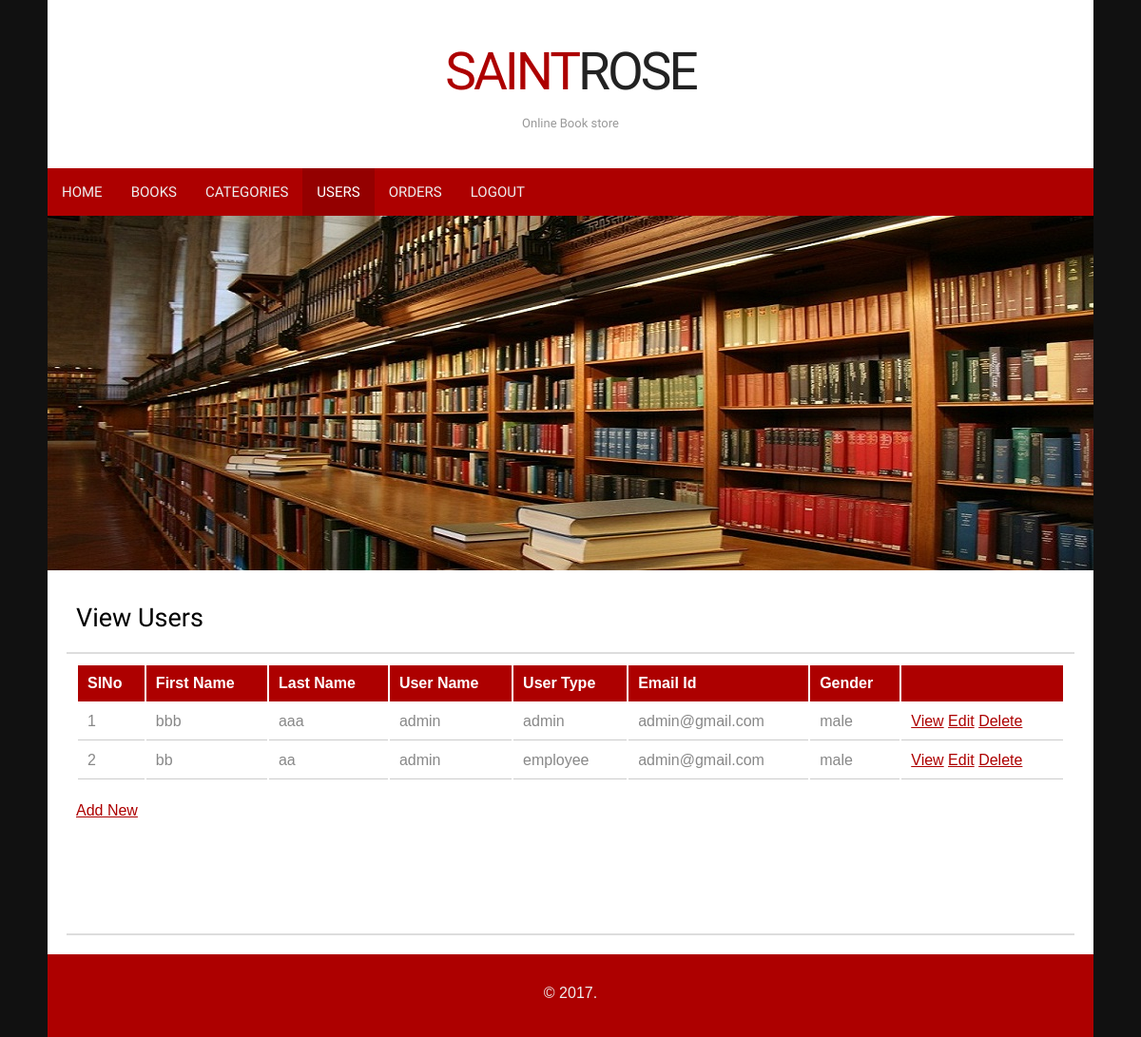
The page /view_users.php (signed in) on the database its author committed.
### tables this page shows
CREATE TABLE IF NOT EXISTS `users` (
  `id` int(10) NOT NULL AUTO_INCREMENT,
  `lastname` varchar(30) NOT NULL,
  `firstname` varchar(50) NOT NULL,
  `username` varchar(25) NOT NULL,
  `password` varchar(25) NOT NULL,
  `usertype` varchar(30) NOT NULL,
  `email` varchar(25) NOT NULL,
  `gender` varchar(6) NOT NULL,
  `address` varchar(50) NOT NULL,
  PRIMARY KEY (`id`)
);

### view_users.php (the view, shortened to what this page needs)
<!Doctype html>
<head>
<link rel="stylesheet" href="styles.css" type="text/css" />
</head>
<body>
<div id="container">
    <header>
    	<h1><a href="index.php">Saint<span>Rose</span></a></h1>
        <h2>Online Book store</h2>
    </header>
    <nav>
    	<ul>
        	<li><a href="admin_home.php">Home</a></li>
            <li><a href="view_books.php">Books</a></li>
            <li><a href="view_categories.php">Categories</a></li>
            <li class="start selected"><a href="view_users.php">Users</a></li>
			<li><a href="view_orders.php">Orders</a></li>
		   <li class="end"><a href="logout.php">Logout</a></li>
        </ul>
    </nav>
 	<img src="images/adminbanner.jpg" alt="Books" />
    <div id="body">
	    <article>
			<h2>View Users</h2>
		</article>
		<article class="expanded">
<?php
 include("connect.php");
$select =mysqli_query($con,"SELECT * FROM users");
$a=1;
?>
<table align="center" >
<tr>
<th>SlNo</th>
<th>First Name</th>
<th>Last Name</th>
<th>User Name</th>
<th>User Type</th>
<th>Email Id</th>
<th>Gender</th>
 <th></th>
</tr>
<?php
while ($row=mysqli_fetch_array($select))
{
 ?>
 <tr>
  <td> <?php echo $a; ?></td>
  <td><?php echo $row['firstname']; ?></td>
  <td><?php echo $row['lastname']; ?></td>
   <td><?php echo $row['username']; ?></td>
     <td><?php echo $row['usertype']; ?></td>
    <td><?php echo $row['email']; ?></td>
      <td><?php echo $row['gender']; ?></td>
 <td><a href="view_user.php?uid=<?php echo $row['id']; ?>">View</a>
                                    <a href="edit_user.php?uid=<?php echo $row['id']; ?>">Edit</a>
                                    <a href="delete_user.php?uid=<?php echo $row['id']; ?>" onClick="return confirm('Do you want delete this User');">Delete</a></td>
 </tr>
                            <?php
					 $a++;
					  }
					  ?>
</table>
<p align="left"> <a href="add_user.php">Add New</a></p>
                    <br />   <br />
<br />
	</article>
    </div>
    <footer>
        <div class="footer-bottom">
            <p>&copy;  2017.</p>
         </div>
    </footer>
</div>
</body>
</html>

### styles.css (style rules this page uses)
body { background: #111; margin:0; padding:0; font-family: Arial, Helvetica, sans-serif; font-size: 16px; color: #888; }
* { margin:10; padding:10; }
table { width: 100%; text-align: left; }
th, td { padding: 10px 10px; }
th { color: #fff; background: #AD0000 none repeat-x scroll left top; }
td { border-bottom: 1px solid #ccc; }
p { line-height: 1.9em; margin-bottom: 20px; }
a { color: #AD0000; }
h1 { color: #000; font-size: 35px; font-family: 'Francois One', Arial, sans-serif; }
h2 { color: #000; font-size: 27px; letter-spacing: 0px; font-weight: normal; padding: 0 0 5px; margin: 0; font-family: 'Francois One', Arial, sans-serif; }
ul, ol { margin: 0 0 35px 35px; }
li { padding-bottom: 5px; }
#container { width: 1100px; margin: 0px auto; padding: 0px; background-color: #fff; }
header { padding: 30px 15px; background: #fff; margin: 0 auto; text-align:center; }
header h1 a, header h1 a:hover { color: #AD0000; font-size: 55px; font-weight: normal; letter-spacing: -3px; line-height:45px; text-decoration: none; text-transform: uppercase; }
header h1 a span { color: #222; }
header h2 { color: #999; font-size: 13px; position: relative; top: -5px; letter-spacing: 0; }
nav { width: 1100px; height: 50px; background-color: #AD0000; }
nav ul { height: 50px; list-style: none; padding: 0; margin: 0; }
nav ul li { float: left; display: block; padding: 0; }
nav ul li a { color: #eee; display: block; font-family: 'Francois One',Arial,sans-serif; font-size: 15px; letter-spacing: 0; line-height: 15px; margin: 0; padding: 18px 15px 17px; text-decoration: none; text-transform: uppercase; }
nav ul li.selected a, nav ul li.selected a:hover { background-color: #940000; color: #fff; }
#body { background: none; margin:0 auto; padding: 20px 20px 0; }
article { border-bottom: 2px solid #ddd; padding: 10px 10px 20px 10px; }
article h2 { padding-bottom: 0; }
footer { margin:20px auto 0; width: 1100px; }
footer .footer-bottom { padding: 10px; text-align: center; background-color: #AD0000; }
footer .footer-bottom p { text-align: center; }
footer .footer-bottom p, footer .footer-bottom p a { color: #eee; }

### rows shown on the page
users: firstname "bbb", lastname "aaa", username "admin", usertype "admin", email "admin@gmail.com", gender "male"
users: firstname "bb", lastname "aa", username "admin", usertype "employee", email "admin@gmail.com", gender "male"
